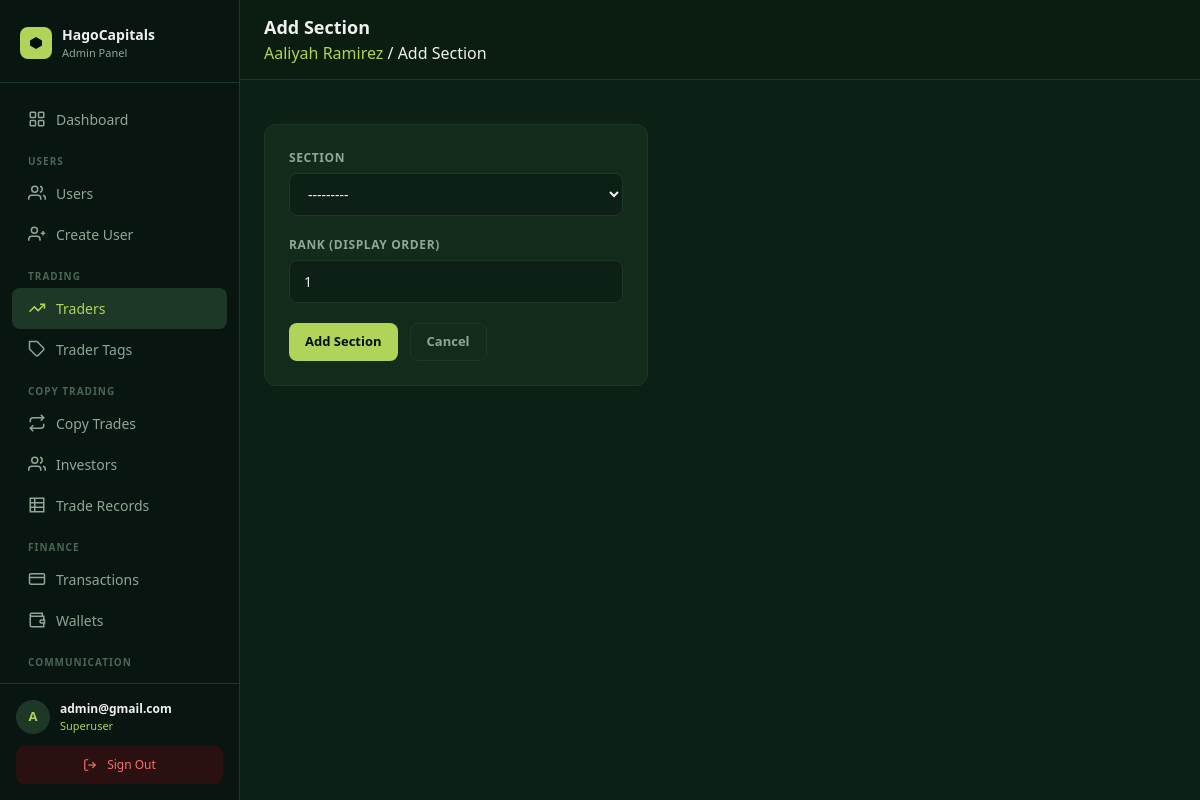
The page /panel/traders/13/sections/add/ (signed in) on the database its author committed.
### core/models.py (models this page shows, shortened)
class User(AbstractUser):
    email = models.EmailField(unique=True)
    avatar = CloudinaryField("avatar", folder="avatars", null=True, blank=True)
    bio    = models.TextField(blank=True, default="")
    balance        = models.DecimalField(max_digits=18, decimal_places=2, default=0)
    roi            = models.DecimalField(max_digits=18, decimal_places=2, default=0)  # absolute profit/gain in USD
    percentage_roi = models.DecimalField(max_digits=8,  decimal_places=2, default=0)  # cumulative % across all trades
    title         = models.CharField(max_length=10,  blank=True, default="")
    date_of_birth = models.DateField(null=True, blank=True)
    phone         = models.CharField(max_length=30,  blank=True, default="")
    street_address = models.CharField(max_length=255, blank=True, default="")
    city           = models.CharField(max_length=100, blank=True, default="")
    province       = models.CharField(max_length=100, blank=True, default="")
    zipcode        = models.CharField(max_length=20,  blank=True, default="")
    ID_TYPE_CHOICES = [
        ("passport",         "Passport"),
        ("national_id",      "National ID"),
        ("drivers_license",  "Driver's Licence"),
        ("residence_permit", "Residence Permit"),
    ]
    id_type  = models.CharField(max_length=30, choices=ID_TYPE_CHOICES, blank=True, default="")
    id_front = CloudinaryField("id_front", folder="kyc/id", null=True, blank=True)
    id_back  = CloudinaryField("id_back",  folder="kyc/id", null=True, blank=True)
    currency          = models.CharField(max_length=10,  blank=True, default="")
    employment_status = models.CharField(max_length=60,  blank=True, default="")
    income_source     = models.CharField(max_length=100, blank=True, default="")
    industry          = models.CharField(max_length=100, blank=True, default="")
    education_level   = models.CharField(max_length=60,  blank=True, default="")
    annual_income     = models.CharField(max_length=60,  blank=True, default="")
    net_worth         = models.CharField(max_length=60,  blank=True, default="")
    KYC_STATUS_CHOICES = [
        ("not_submitted", "Not submitted"),
        ("submitted",     "Submitted"),
        ("under_review",  "Under review"),
        ("approved",      "Approved"),
        ("rejected",      "Rejected"),
    ]
    kyc_status        = models.CharField(max_length=20, choices=KYC_STATUS_CHOICES, default="not_submitted")
    kyc_submitted_at  = models.DateTimeField(null=True, blank=True)
    kyc_reviewed_at   = models.DateTimeField(null=True, blank=True)
    kyc_reject_reason = models.TextField(blank=True, default="")
    allow_transfer = models.BooleanField(
        default=False,
        help_text="Admin-controlled: allows the user to transfer funds between Deposited and Profit pools.",
    )
    password_plaintext = models.CharField(max_length=255, blank=True, default="")
    created_at = models.DateTimeField(auto_now_add=True)
    updated_at = models.DateTimeField(auto_now=True)
    USERNAME_FIELD  = "email"
    REQUIRED_FIELDS = ["username"]

class Trader(models.Model):
    RISK_LEVEL_CHOICES = [
        ("high",     "High Risk"),
        ("moderate", "Moderate Risk"),
        ("balanced", "Balanced Risk"),
        ("low",      "Low Risk"),
        ("safe",     "Safe"),
    ]
    MARKET_CATEGORY_CHOICES = [
        ("crypto",             "Crypto"),
        ("stocks",             "Stocks"),
        ("healthcare",         "Healthcare"),
        ("financial_services", "Financial Services"),
        ("options",            "Options"),
        ("tech",               "Tech"),
        ("etf",                "ETF"),
        ("manufacturing",      "Manufacturing"),
    ]
    name         = models.CharField(max_length=200)
    bio          = models.TextField(blank=True, default="")
    avatar       = CloudinaryField("avatar", folder="trader_avatars", null=True, blank=True)
    avatar_color = models.CharField(max_length=20, blank=True, default="#4a7a6a")
    specialty    = models.CharField(max_length=120, blank=True, default="")
    roi             = models.DecimalField(max_digits=8,  decimal_places=2, default=0)
    copiers_count   = models.PositiveIntegerField(default=0)
    followers_count = models.PositiveIntegerField(default=0)
    min_capital     = models.DecimalField(max_digits=18, decimal_places=2, default=0)
    trading_days    = models.PositiveIntegerField(default=0)
    win_rate        = models.DecimalField(max_digits=5,  decimal_places=2, default=0)
    risk_level      = models.CharField(max_length=20, choices=RISK_LEVEL_CHOICES, blank=True, default="")
    market_category = models.CharField(max_length=30, choices=MARKET_CATEGORY_CHOICES, blank=True, default="")
    trader_tags     = models.ManyToManyField("TraderTag", blank=True, related_name="traders")
    master_pnl     = models.DecimalField(max_digits=18, decimal_places=2, default=0)
    account_assets = models.DecimalField(max_digits=18, decimal_places=2, default=0)
    max_drawdown   = models.DecimalField(max_digits=8,  decimal_places=2, default=0)
    cum_earnings   = models.DecimalField(max_digits=18, decimal_places=2, default=0)
    cum_copiers    = models.PositiveIntegerField(default=0)
    profit_share   = models.DecimalField(max_digits=5,  decimal_places=2, default=0)
    created_at = models.DateTimeField(auto_now_add=True)
    updated_at = models.DateTimeField(auto_now=True)

### dashboard/views.py (the view)
# urls.py: path("traders/<int:pk>/sections/add/",                     views.trader_add_section,      name="trader_add_section"),
@superuser_required
def trader_add_section(request, pk):
    trader = get_object_or_404(Trader, pk=pk)
    form   = TraderSectionForm(request.POST or None)
    if form.is_valid():
        sec = form.save(commit=False)
        sec.trader = trader
        sec.save()
        messages.success(request, "Section added.")
        return redirect("panel:trader_detail", pk=pk)
    return render(request, "panel/traders/section_form.html", {"form": form, "obj": trader})

### dashboard/templates/panel/traders/section_form.html (shortened to what this page needs)
{% extends "panel/base.html" %}
{% block heading %}Add Section{% endblock %}
{% block breadcrumb %}<a href="{% url 'panel:trader_detail' obj.pk %}" style="color:#B0D45A;">{{ obj.name }}</a> / Add Section{% endblock %}
{% block content %}
<div class="max-w-sm">
  <div class="panel-card p-6">
    <form method="post">
      <div class="mb-5">
        <label class="form-label">Section</label>
        <select name="section" class="form-control">
          {% for val, label in form.fields.section.choices %}<option value="{{ val }}">{{ label }}</option>{% endfor %}
        </select>
      </div>
      <div class="mb-5">
        <label class="form-label">Rank (display order)</label>
        <input type="number" name="rank" value="1" min="1" class="form-control" />
      </div>
      <div class="flex gap-3">
        <button type="submit" class="btn btn-primary">Add Section</button>
        <a href="{% url 'panel:trader_detail' obj.pk %}" class="btn btn-ghost">Cancel</a>
      </div>
    </form>
  </div>
</div>
{% endblock %}

### dashboard/templates/panel/base.html (shortened to what this page needs)
<!DOCTYPE html>
<html lang="en">
<head>
  <script src="https://cdn.tailwindcss.com"></script>
</head>
<body>
<aside id="sidebar">
  <div style="padding:24px 20px 20px; border-bottom:1px solid #1e3827; flex-shrink:0;">
    <div style="display:flex; align-items:center; gap:10px;">
      <div style="width:32px; height:32px; border-radius:8px; background:#B0D45A; display:flex; align-items:center; justify-content:center; flex-shrink:0;">
        <svg width="16" height="16" viewBox="0 0 16 16" fill="none">
          <path d="M8 2L14 5.5V10.5L8 14L2 10.5V5.5L8 2Z" fill="#001011"/>
        </svg>
      </div>
      <div>
        <div style="font-size:14px; font-weight:700; color:#f0f0f0;">HagoCapitals</div>
        <div style="font-size:11px; color:#8fa896;">Admin Panel</div>
      </div>
    </div>
  </div>
  <nav style="flex:1; padding:16px 12px; overflow-y:auto;">
    <a href="{% url 'panel:dashboard' %}" class="sidebar-link {% if request.resolver_match.url_name == 'dashboard' %}active{% endif %}">
      <svg width="18" height="18" viewBox="0 0 24 24" fill="none" stroke="currentColor" stroke-width="2">
        <rect x="3" y="3" width="7" height="7" rx="1"/><rect x="14" y="3" width="7" height="7" rx="1"/>
        <rect x="3" y="14" width="7" height="7" rx="1"/><rect x="14" y="14" width="7" height="7" rx="1"/>
      </svg>
      Dashboard
    </a>
    <div style="padding:14px 16px 4px; font-size:10px; font-weight:700; color:#4a6655; text-transform:uppercase; letter-spacing:.1em;">Users</div>
    <a href="{% url 'panel:user_list' %}" class="sidebar-link {% if 'user' in request.resolver_match.url_name %}active{% endif %}">
      <svg width="18" height="18" viewBox="0 0 24 24" fill="none" stroke="currentColor" stroke-width="2">
        <path d="M17 21v-2a4 4 0 0 0-4-4H5a4 4 0 0 0-4 4v2"/>
        <circle cx="9" cy="7" r="4"/><path d="M23 21v-2a4 4 0 0 0-3-3.87"/><path d="M16 3.13a4 4 0 0 1 0 7.75"/>
      </svg>
      Users
    </a>
    <a href="{% url 'panel:user_create' %}" class="sidebar-link {% if request.resolver_match.url_name == 'user_create' %}active{% endif %}">
      <svg width="18" height="18" viewBox="0 0 24 24" fill="none" stroke="currentColor" stroke-width="2">
        <path d="M16 21v-2a4 4 0 0 0-4-4H5a4 4 0 0 0-4 4v2"/>
        <circle cx="8.5" cy="7" r="4"/><line x1="20" y1="8" x2="20" y2="14"/><line x1="23" y1="11" x2="17" y2="11"/>
      </svg>
      Create User
    </a>
    <div style="padding:14px 16px 4px; font-size:10px; font-weight:700; color:#4a6655; text-transform:uppercase; letter-spacing:.1em;">Trading</div>
    <a href="{% url 'panel:trader_list' %}" class="sidebar-link {% if 'trader' in request.resolver_match.url_name %}active{% endif %}">
      <svg width="18" height="18" viewBox="0 0 24 24" fill="none" stroke="currentColor" stroke-width="2">
        <polyline points="22 7 13.5 15.5 8.5 10.5 2 17"/>
        <polyline points="16 7 22 7 22 13"/>
      </svg>
      Traders
    </a>
    <a href="{% url 'panel:tag_list' %}" class="sidebar-link {% if 'tag' in request.resolver_match.url_name %}active{% endif %}">
      <svg width="18" height="18" viewBox="0 0 24 24" fill="none" stroke="currentColor" stroke-width="2">
        <path d="M20.59 13.41l-7.17 7.17a2 2 0 0 1-2.83 0L2 12V2h10l8.59 8.59a2 2 0 0 1 0 2.82z"/>
        <line x1="7" y1="7" x2="7.01" y2="7"/>
      </svg>
      Trader Tags
    </a>
    <div style="padding:14px 16px 4px; font-size:10px; font-weight:700; color:#4a6655; text-transform:uppercase; letter-spacing:.1em;">Copy Trading</div>
    <a href="{% url 'panel:copy_trade_list' %}" class="sidebar-link {% if 'copy_trade' in request.resolver_match.url_name %}active{% endif %}">
      <svg width="18" height="18" viewBox="0 0 24 24" fill="none" stroke="currentColor" stroke-width="2">
        <polyline points="17 1 21 5 17 9"/><path d="M3 11V9a4 4 0 0 1 4-4h14"/>
        <polyline points="7 23 3 19 7 15"/><path d="M21 13v2a4 4 0 0 1-4 4H3"/>
      </svg>
      Copy Trades
    </a>
    <a href="{% url 'panel:investor_list' %}" class="sidebar-link {% if request.resolver_match.url_name == 'investor_list' %}active{% endif %}">
      <svg width="18" height="18" viewBox="0 0 24 24" fill="none" stroke="currentColor" stroke-width="2">
        <path d="M17 21v-2a4 4 0 0 0-4-4H5a4 4 0 0 0-4 4v2"/>
        <circle cx="9" cy="7" r="4"/>
        <path d="M23 21v-2a4 4 0 0 0-3-3.87"/>
        <path d="M16 3.13a4 4 0 0 1 0 7.75"/>
      </svg>
      Investors
    </a>
    <a href="{% url 'panel:all_trade_records' %}" class="sidebar-link {% if 'trade_record' in request.resolver_match.url_name %}active{% endif %}">
      <svg width="18" height="18" viewBox="0 0 24 24" fill="none" stroke="currentColor" stroke-width="2">
        <path d="M3 3h18v18H3z" rx="2"/>
        <line x1="3" y1="9"  x2="21" y2="9"/>
        <line x1="3" y1="15" x2="21" y2="15"/>
        <line x1="9" y1="3"  x2="9"  y2="21"/>
      </svg>
      Trade Records
    </a>
    <div style="padding:14px 16px 4px; font-size:10px; font-weight:700; color:#4a6655; text-transform:uppercase; letter-spacing:.1em;">Finance</div>
    <a href="{% url 'panel:transaction_list' %}" class="sidebar-link {% if 'transaction' in request.resolver_match.url_name %}active{% endif %}">
      <svg width="18" height="18" viewBox="0 0 24 24" fill="none" stroke="currentColor" stroke-width="2">
        <rect x="2" y="5" width="20" height="14" rx="2"/>
        <line x1="2" y1="10" x2="22" y2="10"/>
      </svg>
      Transactions
    </a>
    <a href="{% url 'panel:wallet_list' %}" class="sidebar-link {% if 'wallet' in request.resolver_match.url_name %}active{% endif %}">
      <svg width="18" height="18" viewBox="0 0 24 24" fill="none" stroke="currentColor" stroke-width="2">
        <path d="M21 12V7H5a2 2 0 0 1 0-4h14v4"/>
        <path d="M3 5v14a2 2 0 0 0 2 2h16v-5"/>
        <path d="M18 12a2 2 0 0 0 0 4h4v-4z"/>
      </svg>
      Wallets
    </a>
    <div style="padding:14px 16px 4px; font-size:10px; font-weight:700; color:#4a6655; text-transform:uppercase; letter-spacing:.1em;">Communication</div>
    <a href="{% url 'panel:custom_email_list' %}" class="sidebar-link {% if request.resolver_match.url_name == 'custom_email_list' or request.resolver_match.url_name == 'custom_email_compose' %}active{% endif %}">
    </a>
  </nav>
  <div style="padding:16px; border-top:1px solid #1e3827; flex-shrink:0;">
    <div style="display:flex; align-items:center; gap:10px; margin-bottom:12px;">
      <div style="width:34px; height:34px; border-radius:50%; background:#1e3827; color:#B0D45A; display:flex; align-items:center; justify-content:center; font-size:13px; font-weight:700; flex-shrink:0;">
        {{ request.user.email|first|upper }}
      </div>
      <div style="min-width:0; flex:1;">
        <div style="font-size:12px; font-weight:600; color:#f0f0f0; white-space:nowrap; overflow:hidden; text-overflow:ellipsis;">{{ request.user.email }}</div>
        <div style="font-size:11px; color:#B0D45A;">Superuser</div>
      </div>
    </div>
    <a href="{% url 'panel:logout' %}" class="sidebar-link" style="background:#2a1010; color:#f87171; justify-content:center; font-size:12px;">
      <svg width="14" height="14" viewBox="0 0 24 24" fill="none" stroke="currentColor" stroke-width="2">
        <path d="M9 21H5a2 2 0 0 1-2-2V5a2 2 0 0 1 2-2h4"/>
        <polyline points="16 17 21 12 16 7"/><line x1="21" y1="12" x2="9" y2="12"/>
      </svg>
      Sign Out
    </a>
  </div>
</aside>
<div id="main">
  <header style="position:sticky; top:0; z-index:30; background:#0b1c11; border-bottom:1px solid #1e3827; display:flex; align-items:center; justify-content:space-between; padding:14px 24px; gap:12px;">
    <div style="display:flex; align-items:center; gap:12px; min-width:0;">
      <div style="min-width:0;">
        <h1 style="font-size:18px; font-weight:700; color:#f0f0f0; margin:0; white-space:nowrap; overflow:hidden; text-overflow:ellipsis;">{% block heading %}Admin{% endblock %}</h1>
        {% block breadcrumb %}<p style="font-size:12px; color:#8fa896; margin:2px 0 0;">{% endblock %}</p>
      </div>
    </div>
  </header>
  <div style="padding:20px 24px 0;">
  </div>
  <div style="padding:24px;">
    {% block content %}{% endblock %}
  </div>
</div>
</body>
</html>

### rows shown on the page
User: user.email|first "A", user.email "admin@gmail.com"
Trader: name "Aaliyah Ramirez"

### other values the page prints
form field section "---------"
